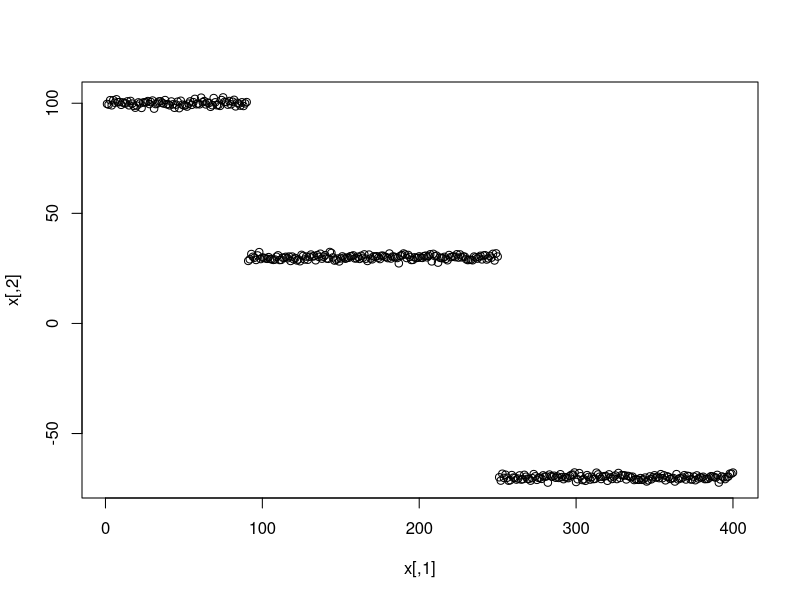
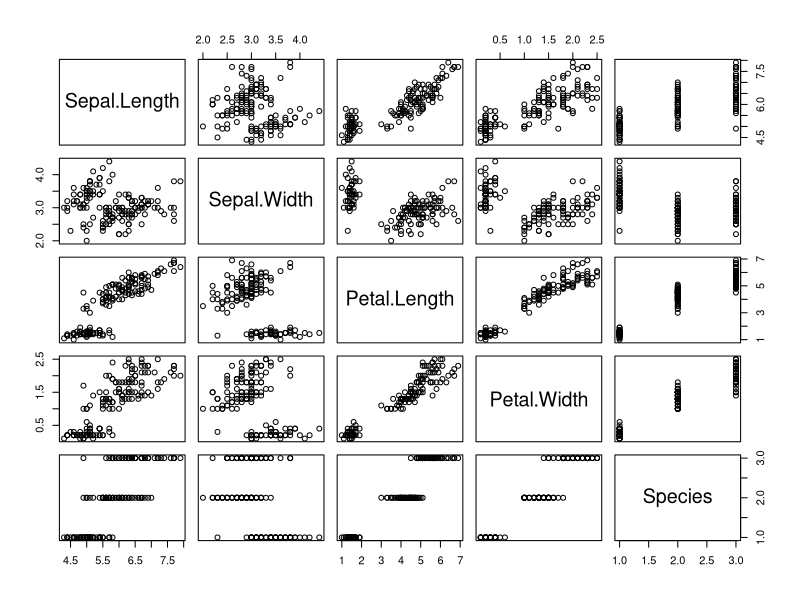

The R source for these figures, in order:
## ---- chunk 1
library(mclust)
## ---- chunk 2
generfunction=function(moy,moy1,moy2,sd,sd1,sd2){
  library(mvtnorm)
  x1=rmvnorm(90,moy,sd)
  x2=rmvnorm(160,moy1,sd1)
  x3=rmvnorm(150,moy2,sd2)
 x=rbind(x1,x2,x3)
 x=cbind(c(1:400),x)
  return(x)
}
## ---- chunk 3
classifKmeans=function(x,k){
  
  library(stats)
  classes=kmeans(x[,-1],k)
  
  classif=cbind.data.frame(x,as.factor(classes$cluster))
  return(classif)
}
## ---- chunk 4
echantillon_indice=function(x,nbre){
  
  ech=sample(x[,1],nbre,replace = FALSE)
  return(ech)
}


echantillon=function(x,ech){
  
  donnee_tiree=x[which(x[,1]%in%ech),]
  return(donnee_tiree)
}

## ---- chunk 5
compar_partition=function(x,k,nbre_echantillon,col_index,col_partition){
  classification1=classifKmeans(x,k)
  indice=echantillon_indice(x,nbre_echantillon)
  echantillon_0=echantillon(x,indice)
  classification2=classifKmeans(echantillon_0,k)
  donnee=cbind(x,classification1[,col_partition])
  ajuste=donnee[which(donnee[,col_index]%in%indice),]
   indice_rente=adjustedRandIndex(ajuste[,col_partition],classification2[,col_partition])
  return(indice_rente)
}

## ---- chunk 6
Repeter=function(comparaison_partition,n){
  comparer=vector("numeric",n)
for(i in 1:n){comparer[i]=compar_partition(data,3,120,1,6)}
return(comparer)
}
## ---- chunk 7
x=generfunction(c(100,10),c(30,1),c(-70,81),diag(c(1,1), ncol=2),diag(c(1,1)                                         ,ncol=2),diag(c(1,1),ncol = 2))
plot(x)
## ---- chunk 8
data(iris)
plot(iris)
data=cbind(c(1:150),iris)
data=data[,-6]
compar1=compar_partition(data,3,120,1,6)
indice1=Repeter(compar1,100)
indice1
mean(indice1)
